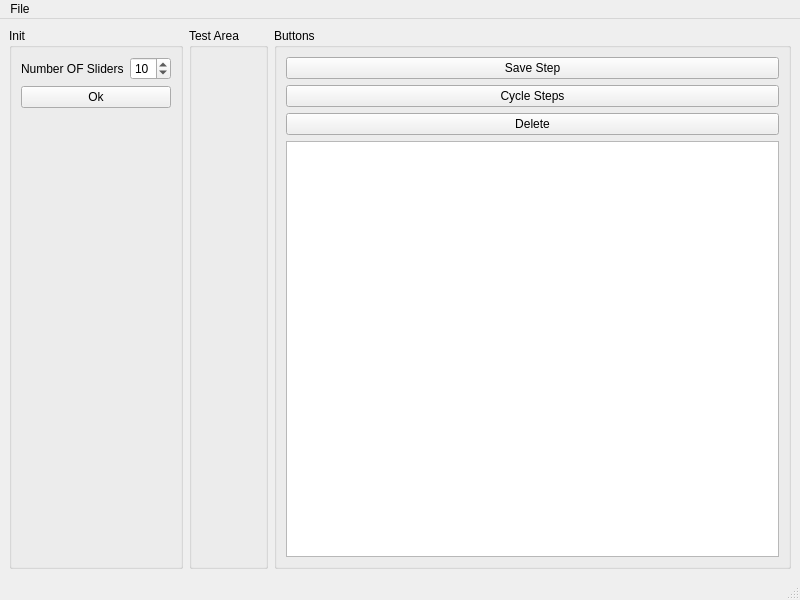
<?xml version="1.0" encoding="UTF-8"?>
<ui version="4.0">
 <class>MainWindow</class>
 <widget class="QMainWindow" name="MainWindow">
  <property name="geometry">
   <rect>
    <x>0</x>
    <y>0</y>
    <width>800</width>
    <height>600</height>
   </rect>
  </property>
  <property name="windowTitle">
   <string>MainWindow</string>
  </property>
  <widget class="QWidget" name="centralwidget">
   <layout class="QHBoxLayout" name="horizontalLayout_2">
    <item>
     <layout class="QHBoxLayout" name="horizontalLayout">
      <item>
       <widget class="QGroupBox" name="gb_Init">
        <property name="title">
         <string>Init</string>
        </property>
        <layout class="QVBoxLayout" name="verticalLayout_2">
         <item>
          <layout class="QHBoxLayout" name="horizontalLayout_4">
           <item>
            <widget class="QLabel" name="label">
             <property name="text">
              <string>Number OF Sliders</string>
             </property>
            </widget>
           </item>
           <item>
            <widget class="QSpinBox" name="spinBox">
             <property name="value">
              <number>10</number>
             </property>
            </widget>
           </item>
          </layout>
         </item>
         <item>
          <widget class="QPushButton" name="pb_ok">
           <property name="text">
            <string>Ok</string>
           </property>
          </widget>
         </item>
         <item>
          <spacer name="verticalSpacer">
           <property name="orientation">
            <enum>Qt::Vertical</enum>
           </property>
           <property name="sizeHint" stdset="0">
            <size>
             <width>20</width>
             <height>40</height>
            </size>
           </property>
          </spacer>
         </item>
        </layout>
       </widget>
      </item>
      <item>
       <widget class="QGroupBox" name="gb_TestArea">
        <property name="title">
         <string>Test Area</string>
        </property>
        <widget class="QWidget" name="widget" native="true">
         <property name="geometry">
          <rect>
           <x>12</x>
           <y>31</y>
           <width>52</width>
           <height>494</height>
          </rect>
         </property>
        </widget>
       </widget>
      </item>
      <item>
       <widget class="QGroupBox" name="gb_Buttons">
        <property name="title">
         <string>Buttons</string>
        </property>
        <layout class="QVBoxLayout" name="verticalLayout_5">
         <item>
          <layout class="QVBoxLayout" name="verticalLayout_4">
           <item>
            <widget class="QPushButton" name="pb_save">
             <property name="text">
              <string>Save Step</string>
             </property>
            </widget>
           </item>
           <item>
            <widget class="QPushButton" name="pb_cycle">
             <property name="text">
              <string>Cycle Steps</string>
             </property>
            </widget>
           </item>
           <item>
            <widget class="QPushButton" name="pb_delete">
             <property name="text">
              <string>Delete</string>
             </property>
            </widget>
           </item>
           <item>
            <widget class="QListWidget" name="listWidget"/>
           </item>
          </layout>
         </item>
        </layout>
       </widget>
      </item>
     </layout>
    </item>
   </layout>
  </widget>
  <widget class="QMenuBar" name="menubar">
   <property name="geometry">
    <rect>
     <x>0</x>
     <y>0</y>
     <width>800</width>
     <height>21</height>
    </rect>
   </property>
   <widget class="QMenu" name="menuFile">
    <property name="title">
     <string>File</string>
    </property>
   </widget>
   <addaction name="menuFile"/>
  </widget>
  <widget class="QStatusBar" name="statusbar"/>
 </widget>
 <resources/>
 <connections/>
</ui>
